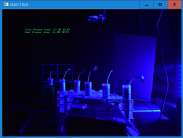
#> input picture examples/select_ROI_exmp.png, 183 x 138 px; its folder holds only this picture in this run
$ python -i GUI.py   (imports and definitions only)
#> lines starting #> are read from the running program, lines starting #| are printed output that depends on the picture; after the words box and inside, x2 and y2 are one past the last pixel; in counts of white or black regions, pixels touching at a corner belong together
# -*- coding: utf-8 -*-
"""
Created on Tue Aug 27 15:49:29 2019

@author: Roni
"""

from tkinter import *

from PIL import Image
from PIL import ImageTk
from tkinter import filedialog
import cv2

import img_procesing


def select_image():
	# grab a reference to the image panels
	global panelA, panelB

	# open a file chooser dialog and allow the user to select an input
	# image
	path = filedialog.askopenfilename()
#> the answer given: examples/select_ROI_exmp.png

    # ensure a file path was selected
	if len(path) > 0:
		# load the image from disk, convert it to grayscale, and detect
		# edges in it
		image = cv2.imread(path)
#> image is the input picture: shape (138, 183, 3); mean B, G, R 84, 16.2, 12.3
		gray = cv2.cvtColor(image, cv2.COLOR_BGR2GRAY)
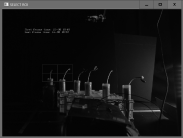
#> gray: shape (138, 183); min 3, max 242, mean 22.8
		edged = cv2.Canny(gray, 50, 100)
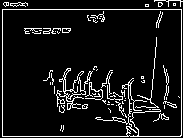
#> edged: shape (138, 183); 8.8% white in thin lines or dots

		# OpenCV represents images in BGR order; however PIL represents
		# images in RGB order, so we need to swap the channels
		PIL_image = cv2.cvtColor(image, cv2.COLOR_BGR2RGB)

		# convert the images to PIL format...
		image = Image.fromarray(image)
		edged = Image.fromarray(edged)

		# ...and then to ImageTk format
		image = ImageTk.PhotoImage(image)
		edged = ImageTk.PhotoImage(edged)

		# if the panels are None, initialize them
		if panelA is None or panelB is None:
			# the first panel will store our original image
			panelA = Label(image=image)
			panelA.image = image
			panelA.pack(side="left", padx=10, pady=10)

			# while the second panel will store the edge map
			panelB = Label(image=edged)
			panelB.image = edged
			panelB.pack(side="right", padx=10, pady=10)

		# otherwise, update the image panels
		else:
			# update the pannels
			panelA.configure(image=image)
			panelB.configure(image=edged)
			panelA.image = image
			panelB.image = edged


# initialize the window toolkit along with the two image panels
# [1 line not run here, left out]
panelA = None
panelB = None

# create a button, then when pressed, will trigger a file chooser
# dialog and allow the user to select an input image; then add the
# button the GUI
# [1 line that did not run here, left out]
# [4 lines not run here, left out]
#%%

import tkinter as tk

LARGE_FONT= ("Verdana", 12)

class SeaofBTCapp(tk.Tk):

    def __init__(self, *args, **kwargs):

        tk.Tk.__init__(self, *args, **kwargs)
        container = tk.Frame(self)

        container.pack(side="top", fill="both", expand = True)

        container.grid_rowconfigure(0, weight=1)
        container.grid_columnconfigure(0, weight=1)

        self.frames = {}

        frame = StartPage(container, self)

        self.frames[StartPage] = frame

        frame.grid(row=0, column=0, sticky="nsew")

        self.show_frame(StartPage)

    def show_frame(self, cont):

        frame = self.frames[cont]
        frame.tkraise()


class StartPage(tk.Frame):

    def __init__(self, parent, controller):
        tk.Frame.__init__(self,parent)
        label = tk.Label(self, text="Start Page", font=LARGE_FONT)
        label.pack(pady=10,padx=10)


# [1 line that did not run here, left out]
# [1 line not run here, left out]

>>> result = select_image()

$ run again, on examples/tip with track.png
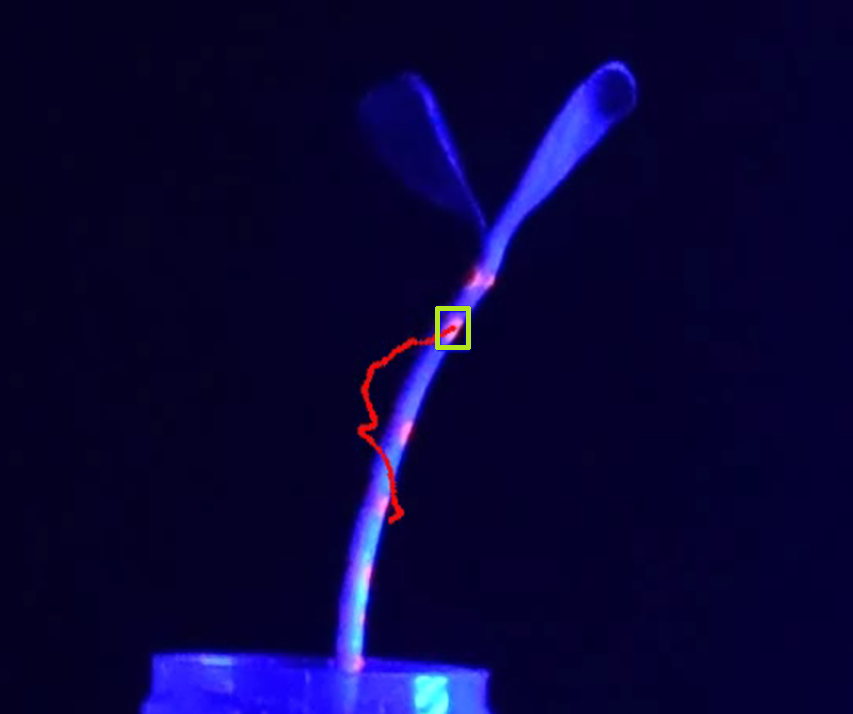
#> input picture examples/tip with track.png, 853 x 714 px
#> in select_image, image is the input picture: shape (714, 853, 3); mean B, G, R 55.5, 4.7, 8.9
#> in select_image, `gray = cv2.cvtColor(image, cv2.COLOR_BGR2GRAY)`:
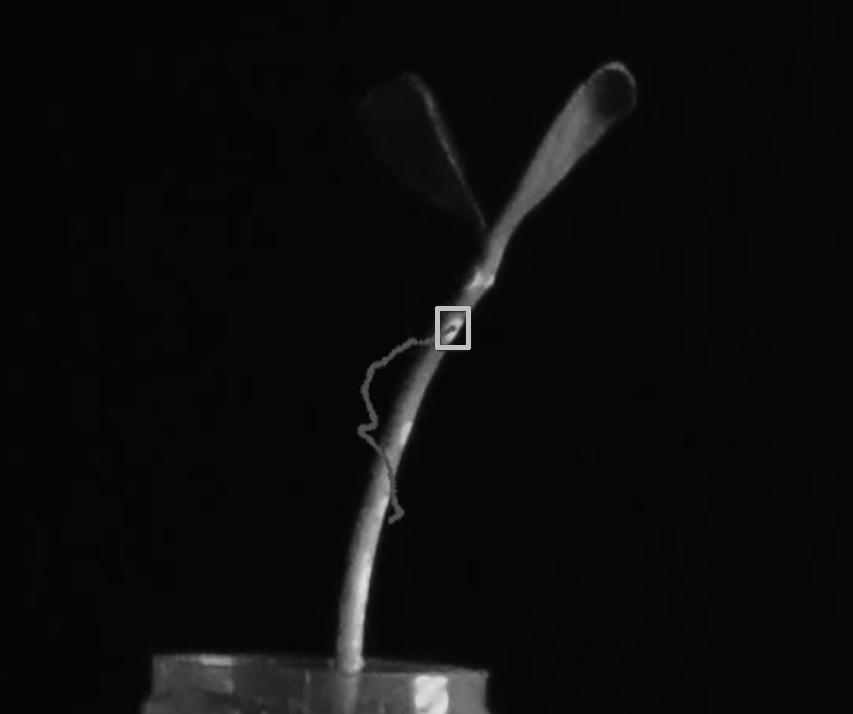
#> gray: shape (714, 853); min 3, max 223, mean 11.6
#> in select_image, `edged = cv2.Canny(gray, 50, 100)`:
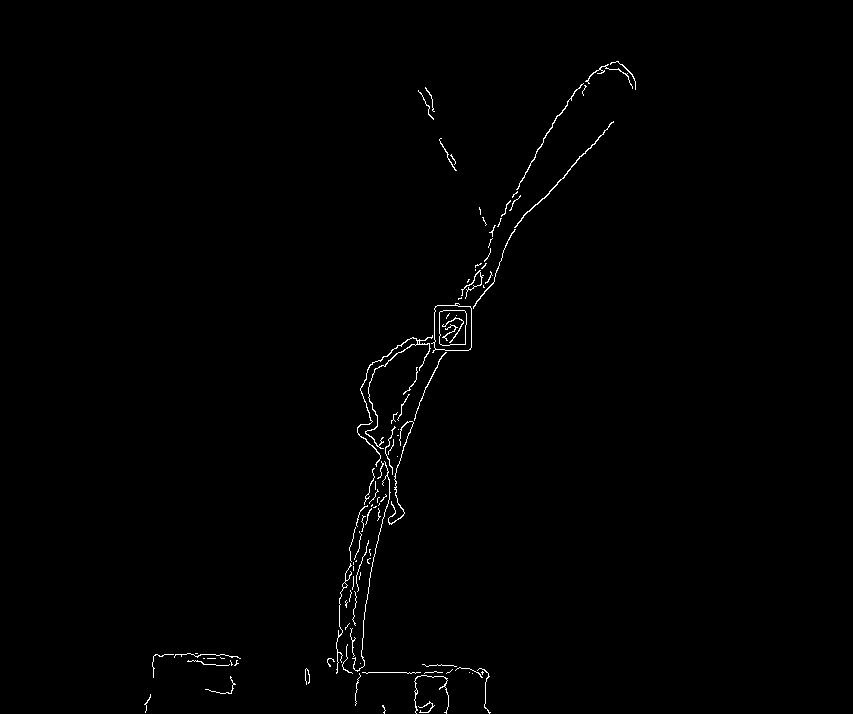
#> edged: shape (714, 853); 0.69% white in thin lines or dots, all inside (x1, y1, x2, y2) = (144, 61, 636, 714)
